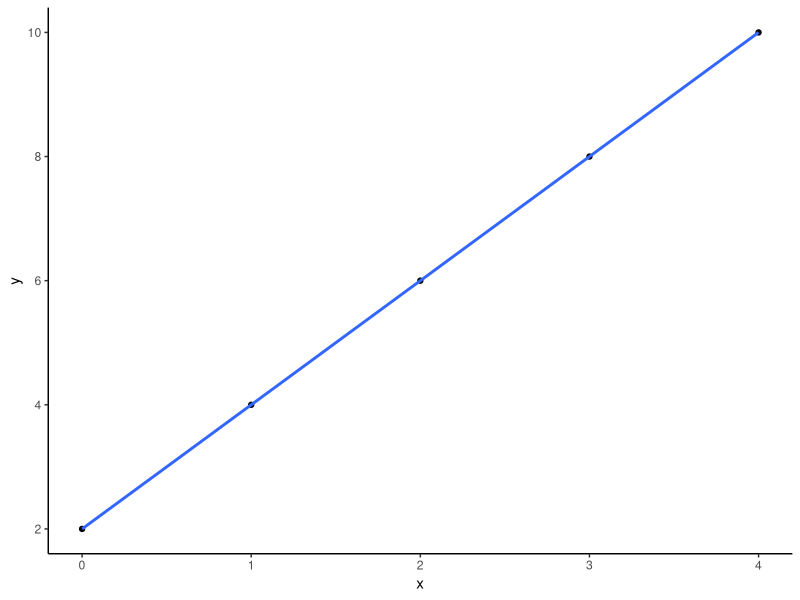
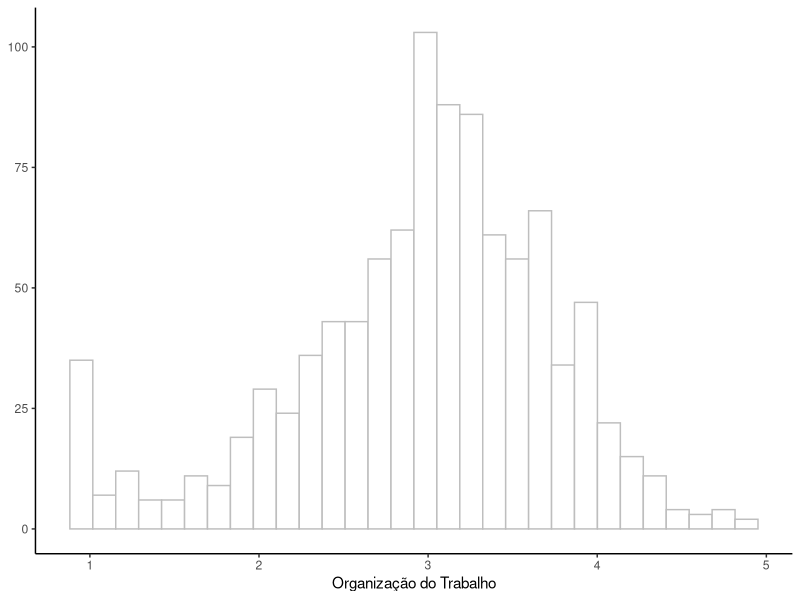
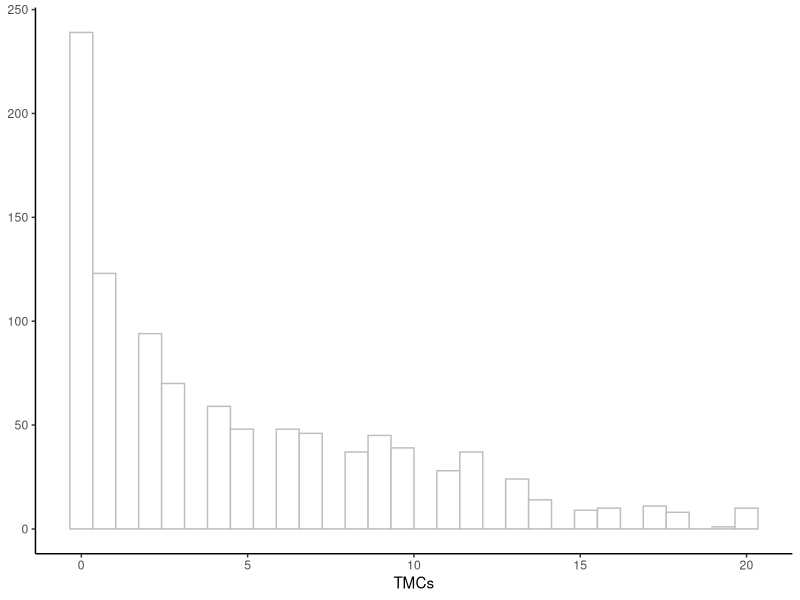
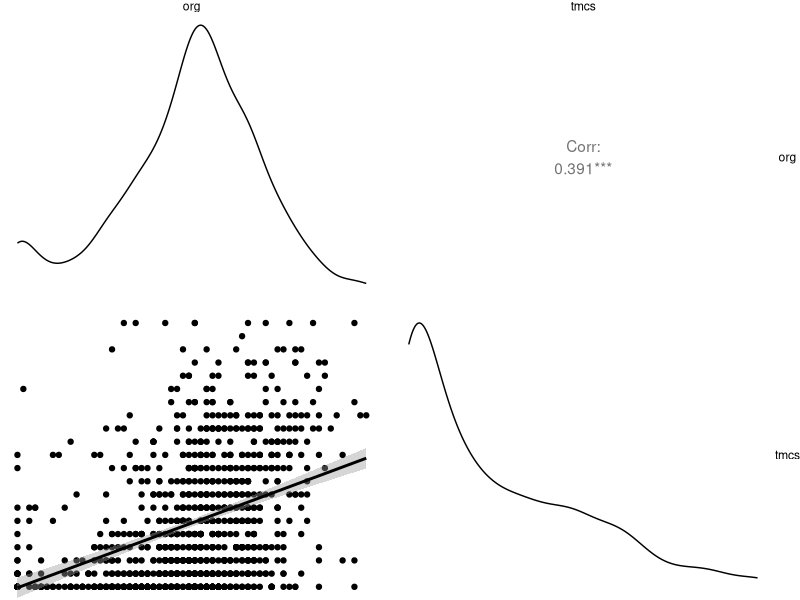

Generate these figures, in order, with R:
## ---- chunk 1
#| label: setup
#| include: false

library(tidyverse)
library(kableExtra)
library(GGally)
## ---- chunk 2
#| label: dados
#| message: false
#| warning: false
#| include: false

df <- 
  read_csv("./data/analises.csv")

## ---- chunk 3
#| label: manipulação dos dados - VDs
#| include: false

df <- 
  df |>
  rowwise() |> 
  mutate(
    tmcs = sum(c_across(srq1:srq20)),
    ans = sum(c_across(a1:a7)),
    dep = sum(c_across(d1:d7)),
    est = sum(c_across(e1:e7))
  ) |> 
  ungroup()
## ---- chunk 4
#| label: manipulação dos dados - VIs
#| include: false

df <- df |> 
  rowwise() |> 
  mutate(
    org = mean(c(ct1,ct4,ct7,ct8,
                      ct12,ct13,ct14,ct17,
                      ct19,ct21,ct22,ct23,
                      ct24,ct30,ct37)),
    cond = mean(c(ct9,ct16,ct18,ct20,
                       ct26,ct33,ct36,ct38)),
    rel = mean(c(ct5,ct6,ct10,ct11,
                       ct15,ct27,ct29,ct32,
                       ct35,ct39))
  ) |> 
  ungroup()

## ---- chunk 5
#| label: tibble para regline
#| include: false

x <- c(0,1,2,3,4)

y <- 2 + 2*x

reg_line <- tibble(x,y)
## ---- chunk 6
#| label: linha de regressão
#| fig-align: center
#| fig-dpi: 600
#| output-location: slide

reg_line |> 
  ggplot(aes(x,y)) +
  geom_point() +
  geom_smooth(method = "lm",
              se = F) +
  theme_classic()

## ---- chunk 7
#| echo: false

reg_line |> 
  kable() |> 
  kable_classic()
## ---- chunk 8
#| echo: false
reg_line |> 
  kable() |> 
  kable_classic()
## ---- chunk 9
#| output-location: slide
df |>
  select(org, tmcs) |> 
  slice_head(n = 10) |> 
  kable(digits = 2) |> 
  kable_classic()
## ---- chunk 10
#| echo: true
#| output-location: slide

df |>
  summarise(across(c(tmcs,org),
                   list("M" = mean,
                        "DP" = sd,
                        "MIN" = min,
                        "MAX" = max))) |>
  pivot_longer(cols = everything(),
               names_to = c("var", ".value"),
               names_sep = "_") |>
  rename("Variável" = var) |> 
  kable(digits = 2) |>
  kable_classic()
## ---- chunk 11
#| label: histograma - organização do trabalho
#| fig-align: center
#| out-width: 65%
#| fig-dpi: 600
#| output-location: slide
df |> 
  ggplot(aes(org)) +
  geom_histogram(fill = "white",
                 color = "gray") +
  labs(y = NULL,
       x = "Organização do Trabalho") +
  theme_classic()
## ---- chunk 12
#| label: histograma - tmcs
#| fig-align: center
#| out-width: 65%
#| fig-dpi: 600
#| output-location: slide

df |> 
  ggplot(aes(tmcs)) +
  geom_histogram(fill = "white",
                 color = "gray") +
  labs(y = NULL,
       x = "TMCs") +
  theme_classic()


## ---- chunk 13
#| output-location: slide
cor <- df |> 
  select(org,tmcs) |> 
  psych::corr.test()

cor$stars |> 
  kable() |> 
  kable_classic() |> 
  add_footnote("*** p < .001",notation = "none")
## ---- chunk 14
#| out-width: 70%
#| output-location: slide
df |> 
  select(org,tmcs) |> 
  ggpairs(lower = list(continuous = "smooth", 
                       wrap = c(method = "loess", fill = "blue"))) +
  theme_void()
  
